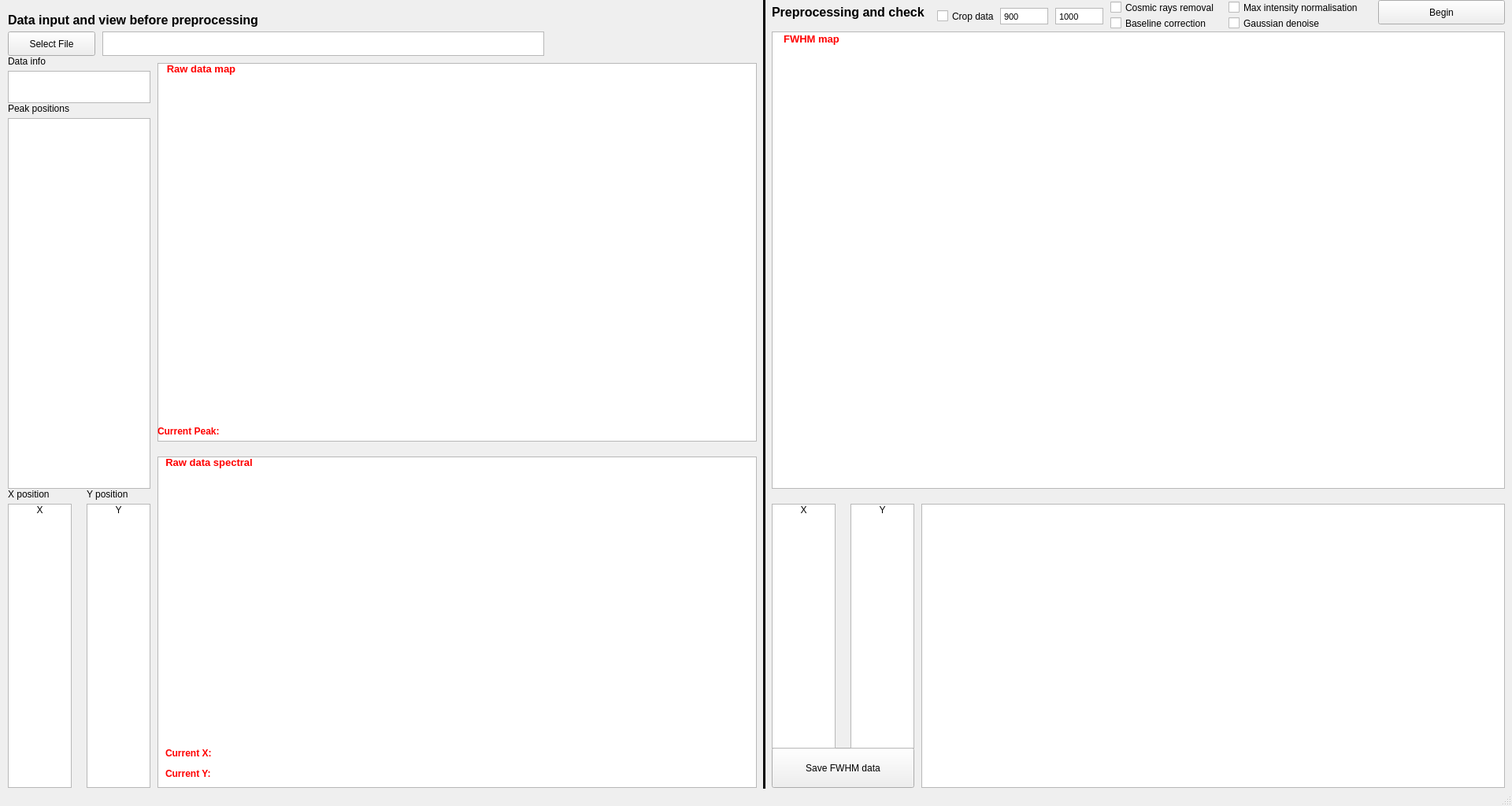
<?xml version="1.0" encoding="UTF-8"?>
<ui version="4.0">
 <class>RamanFWHM</class>
 <widget class="QMainWindow" name="RamanFWHM">
  <property name="geometry">
   <rect>
    <x>0</x>
    <y>0</y>
    <width>1920</width>
    <height>1024</height>
   </rect>
  </property>
  <property name="acceptDrops">
   <bool>true</bool>
  </property>
  <property name="windowTitle">
   <string>MainWindow</string>
  </property>
  <widget class="QWidget" name="centralwidget">
   <widget class="QPushButton" name="Fileselectbutton">
    <property name="geometry">
     <rect>
      <x>10</x>
      <y>40</y>
      <width>111</width>
      <height>31</height>
     </rect>
    </property>
    <property name="text">
     <string>Select File</string>
    </property>
   </widget>
   <widget class="QTextBrowser" name="SelectedFileBrowser">
    <property name="geometry">
     <rect>
      <x>130</x>
      <y>40</y>
      <width>561</width>
      <height>31</height>
     </rect>
    </property>
   </widget>
   <widget class="QGraphicsView" name="Rawmap">
    <property name="geometry">
     <rect>
      <x>200</x>
      <y>80</y>
      <width>761</width>
      <height>481</height>
     </rect>
    </property>
    <property name="sizePolicy">
     <sizepolicy hsizetype="Fixed" vsizetype="Fixed">
      <horstretch>0</horstretch>
      <verstretch>0</verstretch>
     </sizepolicy>
    </property>
    <property name="verticalScrollBarPolicy">
     <enum>Qt::ScrollBarAlwaysOff</enum>
    </property>
    <property name="horizontalScrollBarPolicy">
     <enum>Qt::ScrollBarAlwaysOff</enum>
    </property>
   </widget>
   <widget class="QLabel" name="RawmapLabel">
    <property name="geometry">
     <rect>
      <x>200</x>
      <y>80</y>
      <width>111</width>
      <height>16</height>
     </rect>
    </property>
    <property name="text">
     <string>&lt;html&gt;&lt;head/&gt;&lt;body&gt;&lt;p&gt;&lt;span style=&quot; font-size:10pt; font-weight:700; color:#ff0000;&quot;&gt;Raw data map&lt;/span&gt;&lt;/p&gt;&lt;/body&gt;&lt;/html&gt;</string>
    </property>
    <property name="textFormat">
     <enum>Qt::AutoText</enum>
    </property>
    <property name="alignment">
     <set>Qt::AlignCenter</set>
    </property>
   </widget>
   <widget class="QListWidget" name="AxisList">
    <property name="geometry">
     <rect>
      <x>10</x>
      <y>150</y>
      <width>181</width>
      <height>471</height>
     </rect>
    </property>
    <property name="alternatingRowColors">
     <bool>false</bool>
    </property>
    <property name="modelColumn">
     <number>0</number>
    </property>
    <property name="currentRow">
     <number>-1</number>
    </property>
   </widget>
   <widget class="QTextBrowser" name="DataRowsCols">
    <property name="geometry">
     <rect>
      <x>10</x>
      <y>90</y>
      <width>181</width>
      <height>41</height>
     </rect>
    </property>
   </widget>
   <widget class="QLabel" name="label_2">
    <property name="geometry">
     <rect>
      <x>10</x>
      <y>70</y>
      <width>53</width>
      <height>15</height>
     </rect>
    </property>
    <property name="text">
     <string>Data info</string>
    </property>
   </widget>
   <widget class="QLabel" name="label_3">
    <property name="geometry">
     <rect>
      <x>10</x>
      <y>130</y>
      <width>181</width>
      <height>16</height>
     </rect>
    </property>
    <property name="text">
     <string>Peak positions</string>
    </property>
   </widget>
   <widget class="QGraphicsView" name="RawdataSpec">
    <property name="geometry">
     <rect>
      <x>200</x>
      <y>580</y>
      <width>761</width>
      <height>421</height>
     </rect>
    </property>
    <property name="sizePolicy">
     <sizepolicy hsizetype="Fixed" vsizetype="Minimum">
      <horstretch>0</horstretch>
      <verstretch>0</verstretch>
     </sizepolicy>
    </property>
   </widget>
   <widget class="QLabel" name="RawSpectralLabel">
    <property name="geometry">
     <rect>
      <x>200</x>
      <y>580</y>
      <width>131</width>
      <height>16</height>
     </rect>
    </property>
    <property name="text">
     <string>&lt;html&gt;&lt;head/&gt;&lt;body&gt;&lt;p&gt;&lt;span style=&quot; font-size:10pt; font-weight:700; color:#ff0000;&quot;&gt;Raw data spectral&lt;/span&gt;&lt;/p&gt;&lt;/body&gt;&lt;/html&gt;</string>
    </property>
    <property name="textFormat">
     <enum>Qt::AutoText</enum>
    </property>
    <property name="alignment">
     <set>Qt::AlignCenter</set>
    </property>
   </widget>
   <widget class="Line" name="line">
    <property name="geometry">
     <rect>
      <x>960</x>
      <y>0</y>
      <width>20</width>
      <height>1051</height>
     </rect>
    </property>
    <property name="minimumSize">
     <size>
      <width>0</width>
      <height>0</height>
     </size>
    </property>
    <property name="baseSize">
     <size>
      <width>0</width>
      <height>0</height>
     </size>
    </property>
    <property name="frameShadow">
     <enum>QFrame::Plain</enum>
    </property>
    <property name="lineWidth">
     <number>3</number>
    </property>
    <property name="orientation">
     <enum>Qt::Vertical</enum>
    </property>
   </widget>
   <widget class="QLabel" name="label">
    <property name="geometry">
     <rect>
      <x>10</x>
      <y>10</y>
      <width>361</width>
      <height>31</height>
     </rect>
    </property>
    <property name="text">
     <string>&lt;html&gt;&lt;head/&gt;&lt;body&gt;&lt;p&gt;&lt;span style=&quot; font-size:12pt; font-weight:700;&quot;&gt;Data input and view before preprocessing&lt;/span&gt;&lt;/p&gt;&lt;/body&gt;&lt;/html&gt;</string>
    </property>
   </widget>
   <widget class="QLabel" name="label_4">
    <property name="geometry">
     <rect>
      <x>980</x>
      <y>0</y>
      <width>201</width>
      <height>31</height>
     </rect>
    </property>
    <property name="text">
     <string>&lt;html&gt;&lt;head/&gt;&lt;body&gt;&lt;p&gt;&lt;span style=&quot; font-size:12pt; font-weight:700;&quot;&gt;Preprocessing and check&lt;/span&gt;&lt;/p&gt;&lt;/body&gt;&lt;/html&gt;</string>
    </property>
   </widget>
   <widget class="QCheckBox" name="Choice_Cosmic">
    <property name="geometry">
     <rect>
      <x>1410</x>
      <y>0</y>
      <width>151</width>
      <height>19</height>
     </rect>
    </property>
    <property name="text">
     <string>Cosmic rays removal</string>
    </property>
   </widget>
   <widget class="QCheckBox" name="Choice_Baseline">
    <property name="geometry">
     <rect>
      <x>1410</x>
      <y>20</y>
      <width>131</width>
      <height>19</height>
     </rect>
    </property>
    <property name="text">
     <string>Baseline correction</string>
    </property>
   </widget>
   <widget class="QCheckBox" name="Choice_Normalization">
    <property name="geometry">
     <rect>
      <x>1560</x>
      <y>0</y>
      <width>181</width>
      <height>19</height>
     </rect>
    </property>
    <property name="text">
     <string>Max intensity normalisation</string>
    </property>
   </widget>
   <widget class="QTextEdit" name="Cropmin">
    <property name="geometry">
     <rect>
      <x>1270</x>
      <y>10</y>
      <width>61</width>
      <height>21</height>
     </rect>
    </property>
    <property name="acceptDrops">
     <bool>false</bool>
    </property>
    <property name="verticalScrollBarPolicy">
     <enum>Qt::ScrollBarAlwaysOff</enum>
    </property>
    <property name="html">
     <string>&lt;!DOCTYPE HTML PUBLIC &quot;-//W3C//DTD HTML 4.0//EN&quot; &quot;http://www.w3.org/TR/REC-html40/strict.dtd&quot;&gt;
&lt;html&gt;&lt;head&gt;&lt;meta name=&quot;qrichtext&quot; content=&quot;1&quot; /&gt;&lt;meta charset=&quot;utf-8&quot; /&gt;&lt;style type=&quot;text/css&quot;&gt;
p, li { white-space: pre-wrap; }
hr { height: 1px; border-width: 0; }
li.unchecked::marker { content: &quot;\2610&quot;; }
li.checked::marker { content: &quot;\2612&quot;; }
&lt;/style&gt;&lt;/head&gt;&lt;body style=&quot; font-family:'Microsoft YaHei UI'; font-size:9pt; font-weight:400; font-style:normal;&quot;&gt;
&lt;p style=&quot; margin-top:0px; margin-bottom:0px; margin-left:0px; margin-right:0px; -qt-block-indent:0; text-indent:0px;&quot;&gt;&lt;span style=&quot; font-size:8pt;&quot;&gt;900&lt;/span&gt;&lt;/p&gt;&lt;/body&gt;&lt;/html&gt;</string>
    </property>
   </widget>
   <widget class="QTextEdit" name="Cropmax">
    <property name="enabled">
     <bool>true</bool>
    </property>
    <property name="geometry">
     <rect>
      <x>1340</x>
      <y>10</y>
      <width>61</width>
      <height>21</height>
     </rect>
    </property>
    <property name="acceptDrops">
     <bool>false</bool>
    </property>
    <property name="verticalScrollBarPolicy">
     <enum>Qt::ScrollBarAlwaysOff</enum>
    </property>
    <property name="html">
     <string>&lt;!DOCTYPE HTML PUBLIC &quot;-//W3C//DTD HTML 4.0//EN&quot; &quot;http://www.w3.org/TR/REC-html40/strict.dtd&quot;&gt;
&lt;html&gt;&lt;head&gt;&lt;meta name=&quot;qrichtext&quot; content=&quot;1&quot; /&gt;&lt;meta charset=&quot;utf-8&quot; /&gt;&lt;style type=&quot;text/css&quot;&gt;
p, li { white-space: pre-wrap; }
hr { height: 1px; border-width: 0; }
li.unchecked::marker { content: &quot;\2610&quot;; }
li.checked::marker { content: &quot;\2612&quot;; }
&lt;/style&gt;&lt;/head&gt;&lt;body style=&quot; font-family:'Microsoft YaHei UI'; font-size:9pt; font-weight:400; font-style:normal;&quot;&gt;
&lt;p style=&quot; margin-top:0px; margin-bottom:0px; margin-left:0px; margin-right:0px; -qt-block-indent:0; text-indent:0px;&quot;&gt;&lt;span style=&quot; font-size:8pt;&quot;&gt;1000&lt;/span&gt;&lt;/p&gt;&lt;/body&gt;&lt;/html&gt;</string>
    </property>
   </widget>
   <widget class="QPushButton" name="Begin_Pro">
    <property name="geometry">
     <rect>
      <x>1750</x>
      <y>0</y>
      <width>161</width>
      <height>31</height>
     </rect>
    </property>
    <property name="text">
     <string>Begin</string>
    </property>
   </widget>
   <widget class="QPushButton" name="Button_Save">
    <property name="geometry">
     <rect>
      <x>980</x>
      <y>950</y>
      <width>181</width>
      <height>51</height>
     </rect>
    </property>
    <property name="text">
     <string>Save FWHM data</string>
    </property>
   </widget>
   <widget class="QGraphicsView" name="ProSpectral">
    <property name="geometry">
     <rect>
      <x>1170</x>
      <y>640</y>
      <width>741</width>
      <height>361</height>
     </rect>
    </property>
   </widget>
   <widget class="QGraphicsView" name="ProMap">
    <property name="geometry">
     <rect>
      <x>980</x>
      <y>40</y>
      <width>931</width>
      <height>581</height>
     </rect>
    </property>
   </widget>
   <widget class="QLabel" name="RawmapPeak">
    <property name="geometry">
     <rect>
      <x>200</x>
      <y>540</y>
      <width>471</width>
      <height>16</height>
     </rect>
    </property>
    <property name="text">
     <string>&lt;html&gt;&lt;head/&gt;&lt;body&gt;&lt;p&gt;&lt;span style=&quot; font-weight:700; color:#ff0000;&quot;&gt;Current Peak: &lt;/span&gt;&lt;/p&gt;&lt;/body&gt;&lt;/html&gt;</string>
    </property>
   </widget>
   <widget class="QLabel" name="label_6">
    <property name="geometry">
     <rect>
      <x>10</x>
      <y>620</y>
      <width>81</width>
      <height>16</height>
     </rect>
    </property>
    <property name="text">
     <string>X position</string>
    </property>
   </widget>
   <widget class="QListWidget" name="XList">
    <property name="geometry">
     <rect>
      <x>10</x>
      <y>640</y>
      <width>81</width>
      <height>361</height>
     </rect>
    </property>
    <item>
     <property name="text">
      <string>X</string>
     </property>
     <property name="textAlignment">
      <set>AlignCenter</set>
     </property>
    </item>
   </widget>
   <widget class="QListWidget" name="YList">
    <property name="geometry">
     <rect>
      <x>110</x>
      <y>640</y>
      <width>81</width>
      <height>361</height>
     </rect>
    </property>
    <item>
     <property name="text">
      <string>Y</string>
     </property>
     <property name="textAlignment">
      <set>AlignCenter</set>
     </property>
    </item>
   </widget>
   <widget class="QLabel" name="label_7">
    <property name="geometry">
     <rect>
      <x>110</x>
      <y>620</y>
      <width>81</width>
      <height>16</height>
     </rect>
    </property>
    <property name="text">
     <string>Y position</string>
    </property>
   </widget>
   <widget class="QLabel" name="RawXYPosition">
    <property name="geometry">
     <rect>
      <x>210</x>
      <y>950</y>
      <width>471</width>
      <height>41</height>
     </rect>
    </property>
    <property name="text">
     <string>&lt;html&gt;&lt;head/&gt;&lt;body&gt;&lt;p&gt;&lt;span style=&quot; font-weight:700; color:#ff0000;&quot;&gt;Current X: &lt;/span&gt;&lt;/p&gt;&lt;p&gt;&lt;span style=&quot; font-weight:700; color:#ff0000;&quot;&gt;Current Y:&lt;/span&gt;&lt;/p&gt;&lt;/body&gt;&lt;/html&gt;</string>
    </property>
   </widget>
   <widget class="QListWidget" name="XList_2">
    <property name="geometry">
     <rect>
      <x>980</x>
      <y>640</y>
      <width>81</width>
      <height>311</height>
     </rect>
    </property>
    <item>
     <property name="text">
      <string>X</string>
     </property>
     <property name="textAlignment">
      <set>AlignCenter</set>
     </property>
    </item>
   </widget>
   <widget class="QListWidget" name="YList_2">
    <property name="geometry">
     <rect>
      <x>1080</x>
      <y>640</y>
      <width>81</width>
      <height>311</height>
     </rect>
    </property>
    <item>
     <property name="text">
      <string>Y</string>
     </property>
     <property name="textAlignment">
      <set>AlignCenter</set>
     </property>
    </item>
   </widget>
   <widget class="QCheckBox" name="CropOrNot">
    <property name="geometry">
     <rect>
      <x>1190</x>
      <y>10</y>
      <width>80</width>
      <height>21</height>
     </rect>
    </property>
    <property name="text">
     <string>Crop data</string>
    </property>
   </widget>
   <widget class="QCheckBox" name="Choice_Denoise">
    <property name="geometry">
     <rect>
      <x>1560</x>
      <y>20</y>
      <width>131</width>
      <height>19</height>
     </rect>
    </property>
    <property name="text">
     <string>Gaussian denoise</string>
    </property>
   </widget>
   <widget class="QLabel" name="RawmapLabel_2">
    <property name="geometry">
     <rect>
      <x>980</x>
      <y>40</y>
      <width>101</width>
      <height>20</height>
     </rect>
    </property>
    <property name="text">
     <string>&lt;html&gt;&lt;head/&gt;&lt;body&gt;&lt;p&gt;&lt;span style=&quot; font-size:10pt; font-weight:700; color:#ff0000;&quot;&gt;FWHM map&lt;/span&gt;&lt;/p&gt;&lt;/body&gt;&lt;/html&gt;</string>
    </property>
    <property name="textFormat">
     <enum>Qt::AutoText</enum>
    </property>
    <property name="alignment">
     <set>Qt::AlignCenter</set>
    </property>
   </widget>
  </widget>
  <widget class="QStatusBar" name="statusbar"/>
 </widget>
 <resources/>
 <connections/>
</ui>
